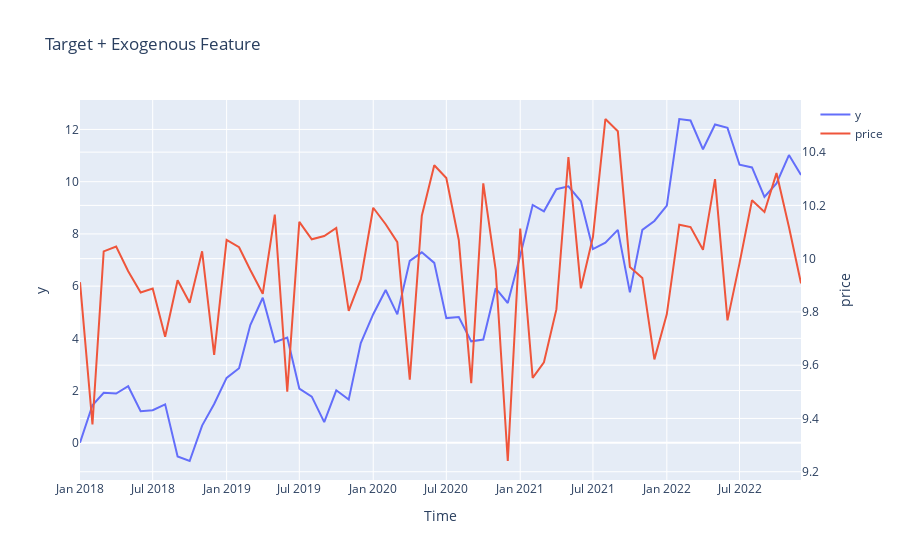

Notebook source saved alongside this figure:
### Code cell
X = pd.DataFrame(
    {
        "promo": (rng.random(len(idx)) > 0.8).astype(int),
        "price": 10 + rng.normal(scale=0.3, size=len(idx)),
    },
    index=idx,
)

fig = go.Figure()
fig.add_trace(go.Scatter(x=y.index.to_timestamp(), y=y, name="y"))
fig.add_trace(go.Scatter(x=X.index.to_timestamp(), y=X["price"], name="price", yaxis="y2"))
fig.update_layout(
    title="Target + Exogenous Feature",
    xaxis_title="Time",
    yaxis=dict(title="y"),
    yaxis2=dict(title="price", overlaying="y", side="right"),
)
fig.show()
